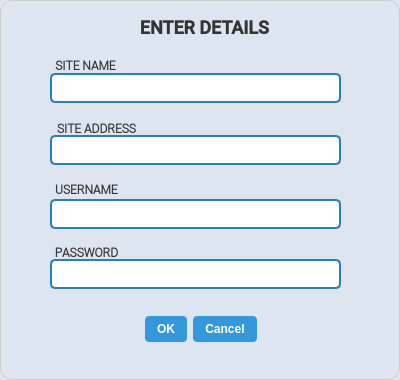
<?xml version="1.0" encoding="UTF-8"?>
<ui version="4.0">
 <class>AddPasswordWindow</class>
 <widget class="QDialog" name="AddPasswordWindow">
  <property name="geometry">
   <rect>
    <x>0</x>
    <y>0</y>
    <width>400</width>
    <height>380</height>
   </rect>
  </property>
  <property name="minimumSize">
   <size>
    <width>400</width>
    <height>380</height>
   </size>
  </property>
  <property name="maximumSize">
   <size>
    <width>400</width>
    <height>400</height>
   </size>
  </property>
  <property name="windowTitle">
   <string>Site Details</string>
  </property>
  <property name="windowIcon">
   <iconset>
    <normaloff>Assests/iconslock.png</normaloff>Assests/iconslock.png</iconset>
  </property>
  <property name="styleSheet">
   <string notr="true">QDialog {
    background-color: #dde6f0;  /* soft white */
    border: 1px solid #ccc;
    border-radius: 12px;
}

QLabel {
    font-size: 18px;
    font-weight: bold;
    color: #333;
}

QLineEdit {
    background-color: #ffffff;
    color: #000000;
    border: 2px solid #cccccc;
    border-radius: 6px;
    padding: 6px;
    font-size: 15px;
}

QLineEdit:focus {
    border: 2px solid #007acc;  /* blue focus glow */
    background-color: #f5faff;
}

QPushButton {
    background-color: #007acc;
    color: #ffffff;
    font-weight: bold;
    border: none;
    border-radius: 6px;
    padding: 6px 14px;
}

QPushButton:hover {
    background-color: #3399ff;
}

QPushButton:pressed {
    background-color: #006bb3;
}
</string>
  </property>
  <widget class="QLabel" name="SiteDetails">
   <property name="geometry">
    <rect>
     <x>9</x>
     <y>15</y>
     <width>391</width>
     <height>25</height>
    </rect>
   </property>
   <property name="font">
    <font>
     <family>Roboto Medium</family>
     <pointsize>-1</pointsize>
     <bold>true</bold>
    </font>
   </property>
   <property name="text">
    <string>ENTER DETAILS</string>
   </property>
   <property name="alignment">
    <set>Qt::AlignCenter</set>
   </property>
  </widget>
  <widget class="QLineEdit" name="SiteName_entry">
   <property name="geometry">
    <rect>
     <x>50</x>
     <y>73</y>
     <width>291</width>
     <height>30</height>
    </rect>
   </property>
   <property name="styleSheet">
    <string notr="true">QLineEdit {
    border: 2px solid #2980b9;
    border-radius: 5px;
    padding: 5px;
    font-size: 10px;
}
QLineEdit:focus {
    border: 2px solid #3498db;
}
</string>
   </property>
   <property name="echoMode">
    <enum>QLineEdit::Normal</enum>
   </property>
  </widget>
  <widget class="QDialogButtonBox" name="ok_cancel">
   <property name="geometry">
    <rect>
     <x>0</x>
     <y>315</y>
     <width>401</width>
     <height>28</height>
    </rect>
   </property>
   <property name="mouseTracking">
    <bool>false</bool>
   </property>
   <property name="styleSheet">
    <string notr="true">QPushButton {
    background-color: #3498db;
    color: white;
    padding: 6px 12px;
    border: none;
    border-radius: 4px;
    font-weight: bold;
}
QPushButton:hover {
    background-color: #2980b9;
}
QPushButton:pressed {
    background-color: #1c5980;
}
</string>
   </property>
   <property name="standardButtons">
    <set>QDialogButtonBox::Cancel|QDialogButtonBox::Ok</set>
   </property>
   <property name="centerButtons">
    <bool>true</bool>
   </property>
  </widget>
  <widget class="QLabel" name="SiteIcon">
   <property name="geometry">
    <rect>
     <x>90</x>
     <y>10</y>
     <width>41</width>
     <height>41</height>
    </rect>
   </property>
   <property name="maximumSize">
    <size>
     <width>48</width>
     <height>48</height>
    </size>
   </property>
   <property name="font">
    <font>
     <pointsize>-1</pointsize>
     <bold>true</bold>
    </font>
   </property>
   <property name="text">
    <string/>
   </property>
   <property name="pixmap">
    <pixmap>Assests/www.png</pixmap>
   </property>
   <property name="scaledContents">
    <bool>true</bool>
   </property>
   <property name="alignment">
    <set>Qt::AlignCenter</set>
   </property>
  </widget>
  <widget class="QLabel" name="SiteName">
   <property name="geometry">
    <rect>
     <x>10</x>
     <y>55</y>
     <width>151</width>
     <height>20</height>
    </rect>
   </property>
   <property name="sizePolicy">
    <sizepolicy hsizetype="Expanding" vsizetype="Expanding">
     <horstretch>0</horstretch>
     <verstretch>0</verstretch>
    </sizepolicy>
   </property>
   <property name="font">
    <font>
     <family>Roboto Light</family>
     <pointsize>-1</pointsize>
     <bold>true</bold>
     <kerning>false</kerning>
    </font>
   </property>
   <property name="styleSheet">
    <string notr="true">QLabel {
    font-size: 12px;
}</string>
   </property>
   <property name="text">
    <string>SITE NAME</string>
   </property>
   <property name="scaledContents">
    <bool>true</bool>
   </property>
   <property name="alignment">
    <set>Qt::AlignCenter</set>
   </property>
  </widget>
  <widget class="QLabel" name="SiteURL">
   <property name="geometry">
    <rect>
     <x>21</x>
     <y>118</y>
     <width>151</width>
     <height>20</height>
    </rect>
   </property>
   <property name="sizePolicy">
    <sizepolicy hsizetype="Expanding" vsizetype="Expanding">
     <horstretch>0</horstretch>
     <verstretch>0</verstretch>
    </sizepolicy>
   </property>
   <property name="font">
    <font>
     <family>Roboto Light</family>
     <pointsize>-1</pointsize>
     <bold>true</bold>
     <kerning>false</kerning>
    </font>
   </property>
   <property name="styleSheet">
    <string notr="true">QLabel {
    font-size: 12px;
}</string>
   </property>
   <property name="text">
    <string>SITE ADDRESS</string>
   </property>
   <property name="scaledContents">
    <bool>true</bool>
   </property>
   <property name="alignment">
    <set>Qt::AlignCenter</set>
   </property>
  </widget>
  <widget class="QLabel" name="Password">
   <property name="geometry">
    <rect>
     <x>11</x>
     <y>242</y>
     <width>151</width>
     <height>20</height>
    </rect>
   </property>
   <property name="sizePolicy">
    <sizepolicy hsizetype="Expanding" vsizetype="Expanding">
     <horstretch>0</horstretch>
     <verstretch>0</verstretch>
    </sizepolicy>
   </property>
   <property name="font">
    <font>
     <family>Roboto Light</family>
     <pointsize>-1</pointsize>
     <bold>true</bold>
     <kerning>false</kerning>
    </font>
   </property>
   <property name="styleSheet">
    <string notr="true">QLabel {
    font-size: 12px;
}</string>
   </property>
   <property name="text">
    <string>PASSWORD</string>
   </property>
   <property name="scaledContents">
    <bool>true</bool>
   </property>
   <property name="alignment">
    <set>Qt::AlignCenter</set>
   </property>
  </widget>
  <widget class="QLabel" name="Username">
   <property name="geometry">
    <rect>
     <x>11</x>
     <y>179</y>
     <width>151</width>
     <height>20</height>
    </rect>
   </property>
   <property name="sizePolicy">
    <sizepolicy hsizetype="Expanding" vsizetype="Expanding">
     <horstretch>0</horstretch>
     <verstretch>0</verstretch>
    </sizepolicy>
   </property>
   <property name="font">
    <font>
     <family>Roboto Light</family>
     <pointsize>-1</pointsize>
     <bold>true</bold>
     <kerning>false</kerning>
    </font>
   </property>
   <property name="styleSheet">
    <string notr="true">QLabel {
    font-size: 12px;
}</string>
   </property>
   <property name="text">
    <string>USERNAME</string>
   </property>
   <property name="scaledContents">
    <bool>true</bool>
   </property>
   <property name="alignment">
    <set>Qt::AlignCenter</set>
   </property>
  </widget>
  <widget class="QLineEdit" name="SiteURL_entry">
   <property name="geometry">
    <rect>
     <x>50</x>
     <y>135</y>
     <width>291</width>
     <height>30</height>
    </rect>
   </property>
   <property name="styleSheet">
    <string notr="true">QLineEdit {
    border: 2px solid #2980b9;
    border-radius: 5px;
    padding: 5px;
    font-size: 10px;
}
QLineEdit:focus {
    border: 2px solid #3498db;
}
</string>
   </property>
   <property name="echoMode">
    <enum>QLineEdit::Normal</enum>
   </property>
  </widget>
  <widget class="QLineEdit" name="UsernameEntry">
   <property name="geometry">
    <rect>
     <x>50</x>
     <y>199</y>
     <width>291</width>
     <height>30</height>
    </rect>
   </property>
   <property name="styleSheet">
    <string notr="true">QLineEdit {
    border: 2px solid #2980b9;
    border-radius: 5px;
    padding: 5px;
    font-size: 10px;
}
QLineEdit:focus {
    border: 2px solid #3498db;
}
</string>
   </property>
   <property name="echoMode">
    <enum>QLineEdit::Normal</enum>
   </property>
  </widget>
  <widget class="QLineEdit" name="PasswordEntry">
   <property name="geometry">
    <rect>
     <x>50</x>
     <y>259</y>
     <width>291</width>
     <height>30</height>
    </rect>
   </property>
   <property name="styleSheet">
    <string notr="true">QLineEdit {
    border: 2px solid #2980b9;
    border-radius: 5px;
    padding: 5px;
    font-size: 10px;
}
QLineEdit:focus {
    border: 2px solid #3498db;
}
</string>
   </property>
   <property name="echoMode">
    <enum>QLineEdit::Password</enum>
   </property>
  </widget>
 </widget>
 <resources/>
 <connections/>
</ui>
